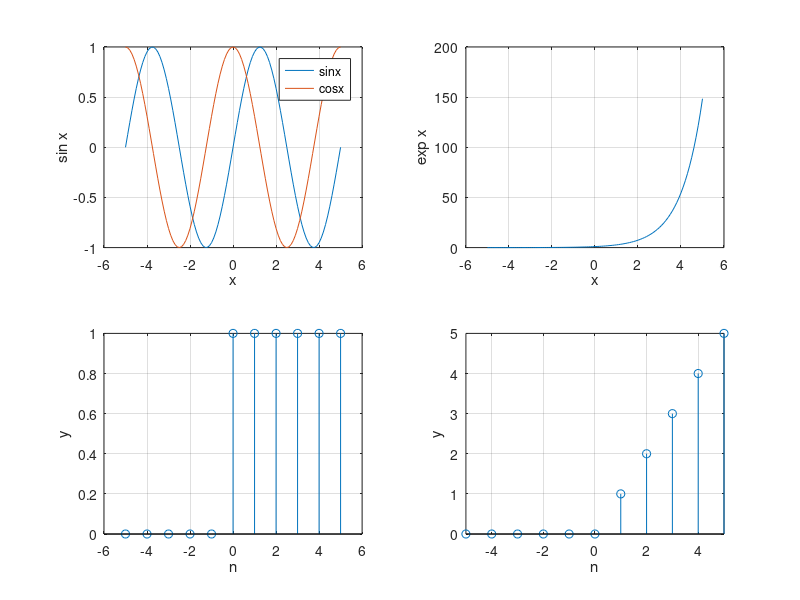

Recreate this plot in MATLAB.
%{
Generate elementary signals and display using plot, subplot and stem commands in MATLAB. Also add xlabel, ylabel, axis tight, grid on, legend
to the figure.
%}
clc;
clear all;
close all;

%-------------------------------------
x=-5:0.1:5;
n=-5:5;

y0=sin(0.4*pi*x);   %sin signal
y1=cos(0.4*pi*x);   %cos signal
y2=exp(x);  %exponential signal
y3=(n>=0);  %Unit step signal
y4=(n>=0).*n;   %ramp signal

%sin and cos signal
figure;
subplot(2,2,1);
plot(x,y0);
hold on;
plot(x,y1);
xlabel('x');ylabel('sin x');
grid on;
legend('sinx','cosx');

%exponential signal
subplot(2,2,2);
plot(x,y2);
xlabel('x');ylabel('exp x');
grid on;

%Unit step signal
subplot(2,2,3);
stem(n,y3);
xlabel('n');ylabel('y');
grid on;

%ramp signal
subplot(2,2,4);
stem(n,y4);
xlabel('n');ylabel('y');
grid on;
axis tight;
